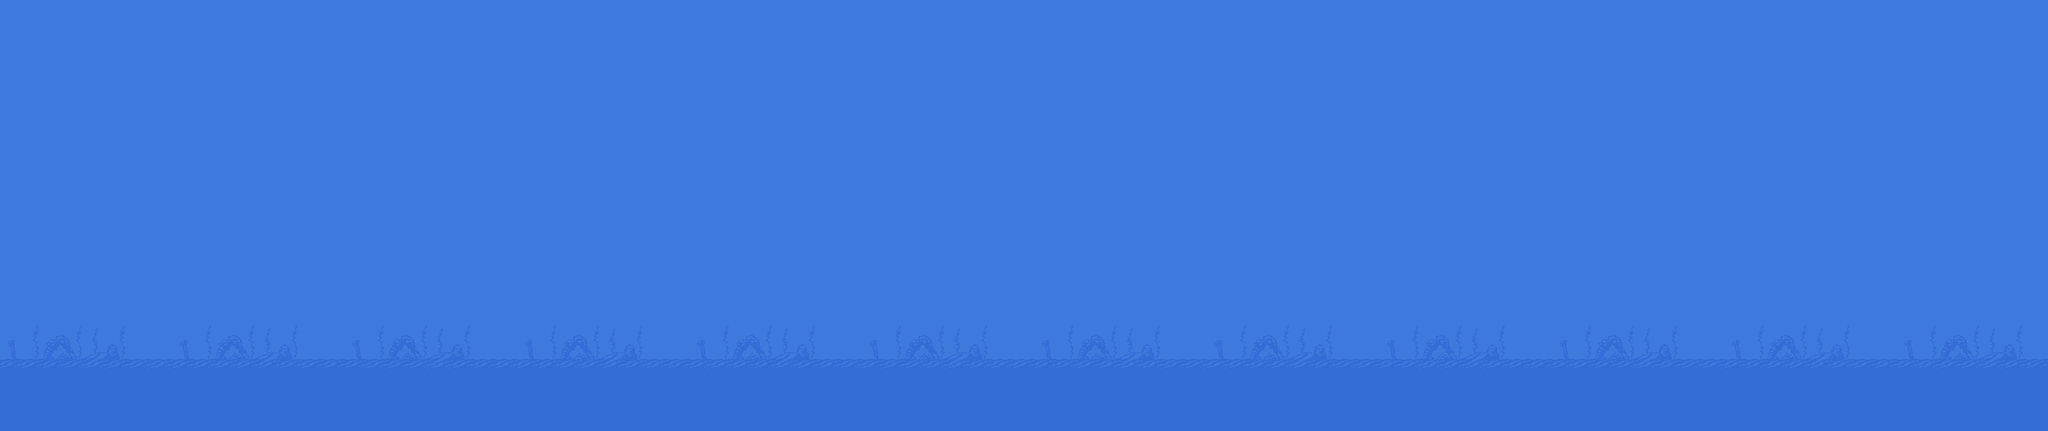

Below is a game level as drawn by its tile map, then a one-line description and the .tmx file that defines it, in full:
An orthogonal 95x20 tile map with 32x32 px tiles, 1 tile layer (Tile Layer 1).

<map version="1.10" tiledversion="1.10.2" orientation="orthogonal" renderorder="right-down" width="95" height="20" tilewidth="32" tileheight="32" infinite="0" nextlayerid="2" nextobjectid="1">
 <tileset firstgid="1" name="far" tilewidth="32" tileheight="32" tilecount="48" columns="8">
  <image source="far.png" width="256" height="192" />
 </tileset>
 <layer id="1" name="Tile Layer 1" width="95" height="20">
  <data encoding="csv">
1,2,3,4,5,6,7,8,1,2,3,4,5,6,7,8,1,2,3,4,5,6,7,8,1,2,3,4,5,6,7,8,1,2,3,4,5,6,7,8,1,2,3,4,5,6,7,8,1,2,3,4,5,6,7,8,1,2,3,4,5,6,7,8,1,2,3,4,5,6,7,8,1,2,3,4,5,6,7,8,1,2,3,4,5,6,7,8,1,2,3,4,5,6,7,
1,2,3,4,5,6,7,8,1,2,3,4,5,6,7,8,1,2,3,4,5,6,7,8,1,2,3,4,5,6,7,8,1,2,3,4,5,6,7,8,1,2,3,4,5,6,7,8,1,2,3,4,5,6,7,8,1,2,3,4,5,6,7,8,1,2,3,4,5,6,7,8,1,2,3,4,5,6,7,8,1,2,3,4,5,6,7,8,1,2,3,4,5,6,7,
1,2,3,4,5,6,7,8,1,2,3,4,5,6,7,8,1,2,3,4,5,6,7,8,1,2,3,4,5,6,7,8,1,2,3,4,5,6,7,8,1,2,3,4,5,6,7,8,1,2,3,4,5,6,7,8,1,2,3,4,5,6,7,8,1,2,3,4,5,6,7,8,1,2,3,4,5,6,7,8,1,2,3,4,5,6,7,8,1,2,3,4,5,6,7,
1,2,3,4,5,6,7,8,1,2,3,4,5,6,7,8,1,2,3,4,5,6,7,8,1,2,3,4,5,6,7,8,1,2,3,4,5,6,7,8,1,2,3,4,5,6,7,8,1,2,3,4,5,6,7,8,1,2,3,4,5,6,7,8,1,2,3,4,5,6,7,8,1,2,3,4,5,6,7,8,1,2,3,4,5,6,7,8,1,2,3,4,5,6,7,
1,2,3,4,5,6,7,8,1,2,3,4,5,6,7,8,1,2,3,4,5,6,7,8,1,2,3,4,5,6,7,8,1,2,3,4,5,6,7,8,1,2,3,4,5,6,7,8,1,2,3,4,5,6,7,8,1,2,3,4,5,6,7,8,1,2,3,4,5,6,7,8,1,2,3,4,5,6,7,8,1,2,3,4,5,6,7,8,1,2,3,4,5,6,7,
1,2,3,4,5,6,7,8,1,2,3,4,5,6,7,8,1,2,3,4,5,6,7,8,1,2,3,4,5,6,7,8,1,2,3,4,5,6,7,8,1,2,3,4,5,6,7,8,1,2,3,4,5,6,7,8,1,2,3,4,5,6,7,8,1,2,3,4,5,6,7,8,1,2,3,4,5,6,7,8,1,2,3,4,5,6,7,8,1,2,3,4,5,6,7,
1,2,3,4,5,6,7,8,1,2,3,4,5,6,7,8,1,2,3,4,5,6,7,8,1,2,3,4,5,6,7,8,1,2,3,4,5,6,7,8,1,2,3,4,5,6,7,8,1,2,3,4,5,6,7,8,1,2,3,4,5,6,7,8,1,2,3,4,5,6,7,8,1,2,3,4,5,6,7,8,1,2,3,4,5,6,7,8,1,2,3,4,5,6,7,
1,2,3,4,5,6,7,8,1,2,3,4,5,6,7,8,1,2,3,4,5,6,7,8,1,2,3,4,5,6,7,8,1,2,3,4,5,6,7,8,1,2,3,4,5,6,7,8,1,2,3,4,5,6,7,8,1,2,3,4,5,6,7,8,1,2,3,4,5,6,7,8,1,2,3,4,5,6,7,8,1,2,3,4,5,6,7,8,1,2,3,4,5,6,7,
1,2,3,4,5,6,7,8,1,2,3,4,5,6,7,8,1,2,3,4,5,6,7,8,1,2,3,4,5,6,7,8,1,2,3,4,5,6,7,8,1,2,3,4,5,6,7,8,1,2,3,4,5,6,7,8,1,2,3,4,5,6,7,8,1,2,3,4,5,6,7,8,1,2,3,4,5,6,7,8,1,2,3,4,5,6,7,8,1,2,3,4,5,6,7,
1,2,3,4,5,6,7,8,1,2,3,4,5,6,7,8,1,2,3,4,5,6,7,8,1,2,3,4,5,6,7,8,1,2,3,4,5,6,7,8,1,2,3,4,5,6,7,8,1,2,3,4,5,6,7,8,1,2,3,4,5,6,7,8,1,2,3,4,5,6,7,8,1,2,3,4,5,6,7,8,1,2,3,4,5,6,7,8,1,2,3,4,5,6,7,
1,2,3,4,5,6,7,8,1,2,3,4,5,6,7,8,1,2,3,4,5,6,7,8,1,2,3,4,5,6,7,8,1,2,3,4,5,6,7,8,1,2,3,4,5,6,7,8,1,2,3,4,5,6,7,8,1,2,3,4,5,6,7,8,1,2,3,4,5,6,7,8,1,2,3,4,5,6,7,8,1,2,3,4,5,6,7,8,1,2,3,4,5,6,7,
1,2,3,4,5,6,7,8,1,2,3,4,5,6,7,8,1,2,3,4,5,6,7,8,1,2,3,4,5,6,7,8,1,2,3,4,5,6,7,8,1,2,3,4,5,6,7,8,1,2,3,4,5,6,7,8,1,2,3,4,5,6,7,8,1,2,3,4,5,6,7,8,1,2,3,4,5,6,7,8,1,2,3,4,5,6,7,8,1,2,3,4,5,6,7,
1,2,3,4,5,6,7,8,1,2,3,4,5,6,7,8,1,2,3,4,5,6,7,8,1,2,3,4,5,6,7,8,1,2,3,4,5,6,7,8,1,2,3,4,5,6,7,8,1,2,3,4,5,6,7,8,1,2,3,4,5,6,7,8,1,2,3,4,5,6,7,8,1,2,3,4,5,6,7,8,1,2,3,4,5,6,7,8,1,2,3,4,5,6,7,
1,2,3,4,5,6,7,8,1,2,3,4,5,6,7,8,1,2,3,4,5,6,7,8,1,2,3,4,5,6,7,8,1,2,3,4,5,6,7,8,1,2,3,4,5,6,7,8,1,2,3,4,5,6,7,8,1,2,3,4,5,6,7,8,1,2,3,4,5,6,7,8,1,2,3,4,5,6,7,8,1,2,3,4,5,6,7,8,1,2,3,4,5,6,7,
1,2,3,4,5,6,7,8,1,2,3,4,5,6,7,8,1,2,3,4,5,6,7,8,1,2,3,4,5,6,7,8,1,2,3,4,5,6,7,8,1,2,3,4,5,6,7,8,1,2,3,4,5,6,7,8,1,2,3,4,5,6,7,8,1,2,3,4,5,6,7,8,1,2,3,4,5,6,7,8,1,2,3,4,5,6,7,8,1,2,3,4,5,6,7,
9,10,11,12,13,14,15,16,9,10,11,12,13,14,15,16,9,10,11,12,13,14,15,16,9,10,11,12,13,14,15,16,9,10,11,12,13,14,15,16,9,10,11,12,13,14,15,16,9,10,11,12,13,14,15,16,9,10,11,12,13,14,15,16,9,10,11,12,13,14,15,16,9,10,11,12,13,14,15,16,9,10,11,12,13,14,15,16,9,10,11,12,13,14,15,
17,18,19,20,21,22,23,24,17,18,19,20,21,22,23,24,17,18,19,20,21,22,23,24,17,18,19,20,21,22,23,24,17,18,19,20,21,22,23,24,17,18,19,20,21,22,23,24,17,18,19,20,21,22,23,24,17,18,19,20,21,22,23,24,17,18,19,20,21,22,23,24,17,18,19,20,21,22,23,24,17,18,19,20,21,22,23,24,17,18,19,20,21,22,23,
25,26,27,28,29,30,31,32,25,26,27,28,29,30,31,32,25,26,27,28,29,30,31,32,25,26,27,28,29,30,31,32,25,26,27,28,29,30,31,32,25,26,27,28,29,30,31,32,25,26,27,28,29,30,31,32,25,26,27,28,29,30,31,32,25,26,27,28,29,30,31,32,25,26,27,28,29,30,31,32,25,26,27,28,29,30,31,32,25,26,27,28,29,30,31,
33,34,35,36,37,38,39,40,33,34,35,36,37,38,39,40,33,34,35,36,37,38,39,40,33,34,35,36,37,38,39,40,33,34,35,36,37,38,39,40,33,34,35,36,37,38,39,40,33,34,35,36,37,38,39,40,33,34,35,36,37,38,39,40,33,34,35,36,37,38,39,40,33,34,35,36,37,38,39,40,33,34,35,36,37,38,39,40,33,34,35,36,37,38,39,
41,42,43,44,45,46,47,48,41,42,43,44,45,46,47,48,41,42,43,44,45,46,47,48,41,42,43,44,45,46,47,48,41,42,43,44,45,46,47,48,41,42,43,44,45,46,47,48,41,42,43,44,45,46,47,48,41,42,43,44,45,46,47,48,41,42,43,44,45,46,47,48,41,42,43,44,45,46,47,48,41,42,43,44,45,46,47,48,41,42,43,44,45,46,47
</data>
 </layer>
</map>
